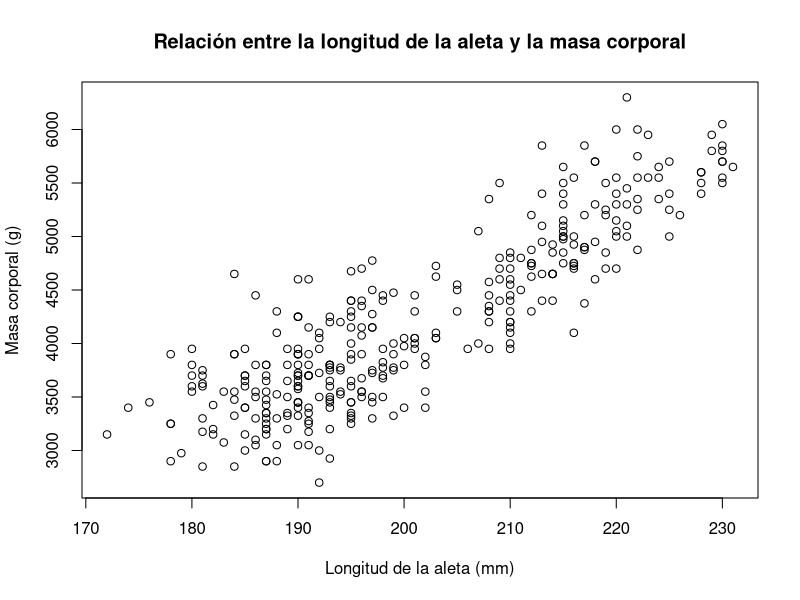
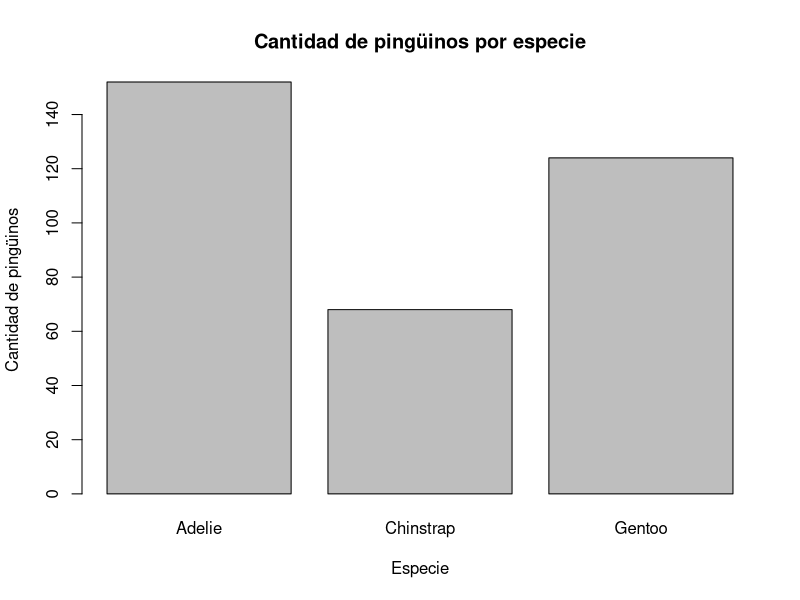
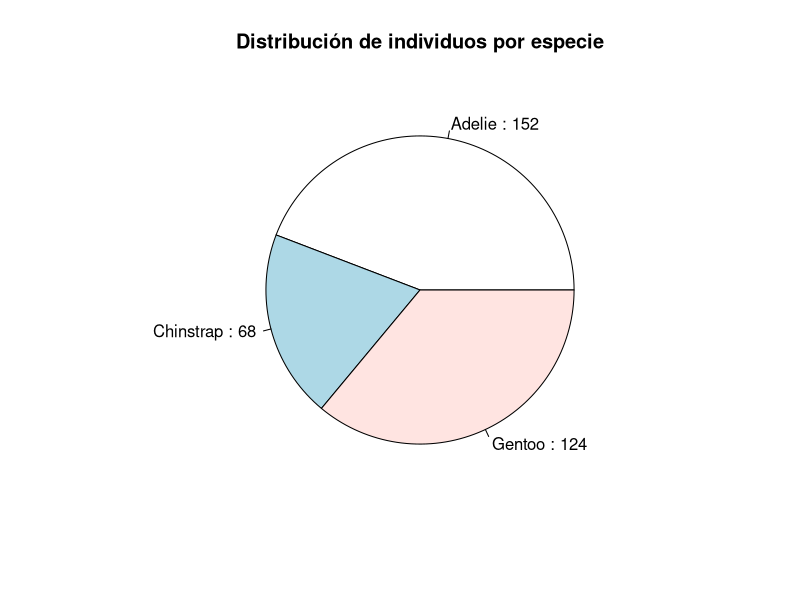
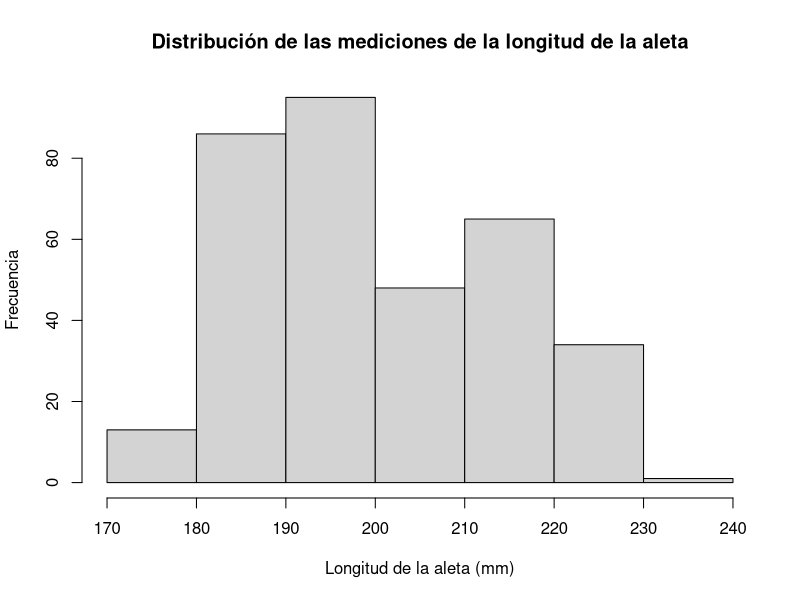

Reproduce these figures in R, in order.
# Este programa genera diferentes tipos de gráficos para el conjunto de datos penguins, 
# contenido en el paquete palmerpenguins (https://allisonhorst.github.io/palmerpenguins/). 
# Este conjunto de datos incluye mediciones para tres especies diferentes de pingüinos 
# que habitan en las islas Palmer, en las cercanías de la Antártida.

# Preparativos
# Si no está instalado, primero debe instalarse el paquete palmerpenguins con la instrucción:
# install.packages("palmerpenguins")

# Carga del paquete
library(palmerpenguins)

# Apertura del archivo PDF de salida
pdf("graficos-palmerpenguins.pdf")


# Gráfico de dispersión
plot(
  x = penguins$flipper_length_mm, 
  y = penguins$body_mass_g,
  main = "Relación entre la longitud de la aleta y la masa corporal",
  xlab = "Longitud de la aleta (mm)",
  ylab = "Masa corporal (g)",
)

# Conteo de la cantidad de pingüinos por especie
cantidad_pinguinos_x_especie <- table(penguins$species)

# Gráfico de barras
barplot(
  height = cantidad_pinguinos_x_especie,
  main = "Cantidad de pingüinos por especie",
  xlab = "Especie",
  ylab = "Cantidad de pingüinos",
)

# Gráfico de pastel
pie(
  x = cantidad_pinguinos_x_especie,
  main = "Distribución de individuos por especie",
  labels = paste(
    names(cantidad_pinguinos_x_especie), 
    ":", 
    cantidad_pinguinos_x_especie
  )
)

# Histograma
hist(
  x = penguins$flipper_length_mm,
  breaks = 8,
  main = "Distribución de las mediciones de la longitud de la aleta",
  xlab = "Longitud de la aleta (mm)",
  ylab = "Frecuencia"
)


# Cierre del archivo PDF de salida
dev.off()